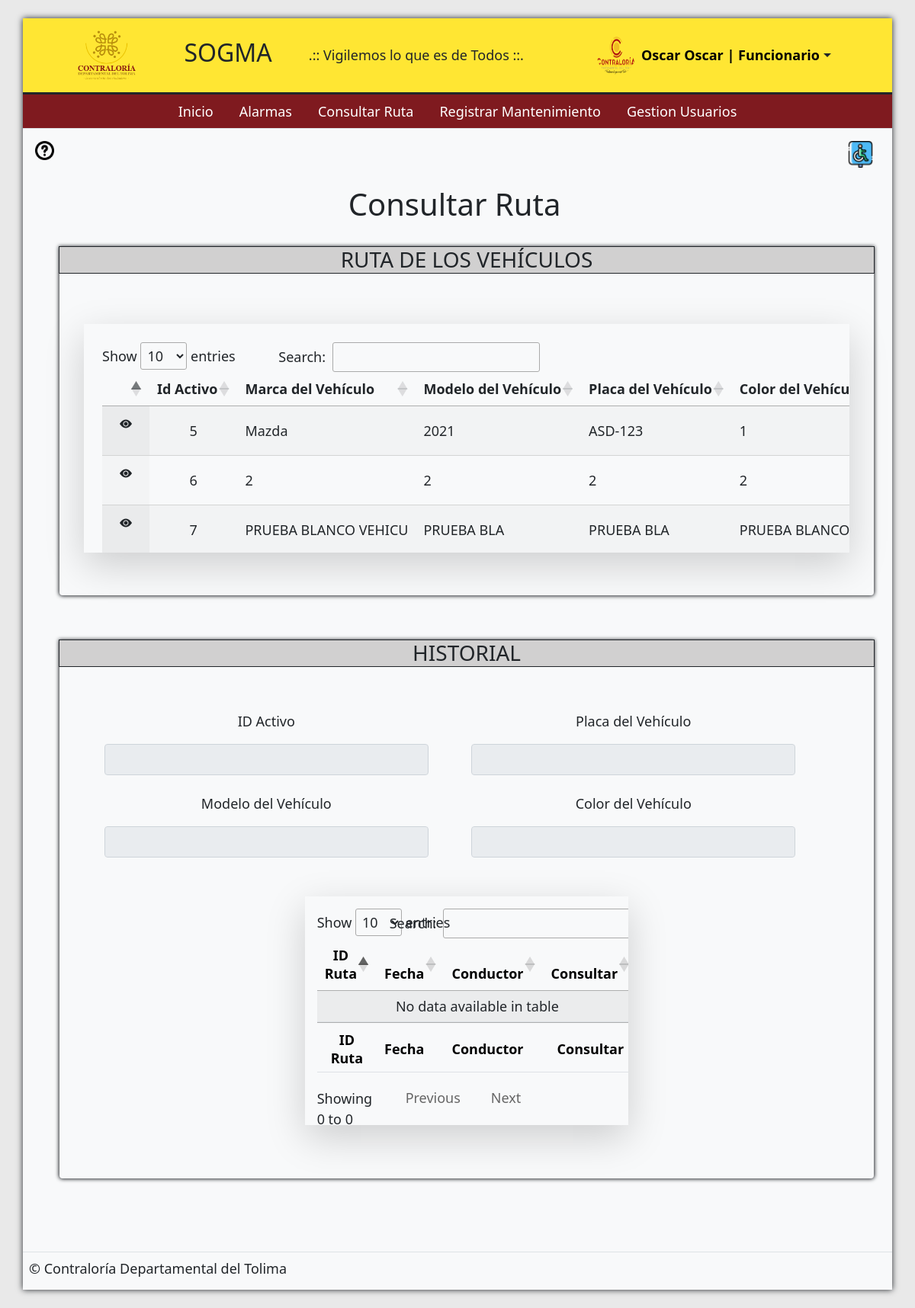
/gestionActivos/consultar/ruta/ (signed in), run on the app's committed database.
### activos/models.py (models this page shows, shortened)
class ActivoVehiculo(models.Model):
    fotoVehiculo=models.ImageField(upload_to='vehiculos', blank=True, default='vehiculos/vehiculo_default.jpg') # pip install pillow
    marcaVehiculo=models.CharField(max_length=20, verbose_name="Marca del Vehículo")
    modeloVehiculo=models.CharField(max_length=10, verbose_name="Modelo del Vehículo")
    placaVehiculo=models.CharField(max_length=10, unique=True, verbose_name="Placa del Vehículo") #Tiene campo Único
    colorVehiculo=models.CharField(max_length=20, verbose_name="Color del Vehículo")
    serialVehiculo=models.CharField(max_length=50, verbose_name="Serial del Vehiculo")
    tipoCombustible=models.CharField(max_length=20, verbose_name="Tipo de Combustible")
    cantidadPasajeros=models.CharField(max_length=5, verbose_name="Cantidad de Pasajeros")
    personaEncargadaVehiculo=models.CharField(max_length=50, verbose_name="Persona a Cargo")
    class CondicionVehiculo (models.TextChoices):
        NUEVO='Nuevo', _("Nuevo")
        USADO='Usado', _("Usado")
    condicionVehiculo=models.CharField(max_length=10, choices=CondicionVehiculo.choices, default=CondicionVehiculo.NUEVO, verbose_name="Condicion del Vehículo")
    fechaIngresoVehiculo=models.DateField(verbose_name="Fecha de Ingreso", help_text="DD/MM/AAAA")
    fechaInicioSoat=models.DateField(verbose_name="Fecha Inicio Soat", help_text="DD/MM/AAAA")
    fechaFinSoat=models.DateField(verbose_name="Fecha Vencimiento Soat", help_text="DD/MM/AAAA")
    fechaInicioTecnicomecanica=models.DateField(verbose_name="Fecha Inicio Tecnicomecanica", help_text="DD/MM/AAAA")
    fechaVencimientoTecnicomecanica=models.DateField(verbose_name="Fecha Vencimiento Tecnicomecanica", help_text="DD/MM/AAAA")
    class EstadoVehiculo(models.TextChoices):
        ACTIVO='Activo', _("Activo")
        INACTIVO='Inactivo', _("Inactivo")
    estadoVehiculo=models.CharField(max_length=10, choices=EstadoVehiculo.choices, default=EstadoVehiculo.ACTIVO, verbose_name="Estado")

### gestionActivos/views.py (the view)
# urls.py: path('consultar/ruta/',consultar_ruta, name="consultar-ruta"),
@login_required(login_url='login')
@permission_required('gestionActivos.view_detalleruta')
def consultar_ruta(request):
    titulo='Consultar-Ruta'
    extintores= ActivoExtintor.objects.all()
    vehiculos=ActivoVehiculo.objects.all()
    equipos=ActivoEquipoOficina.objects.all()
    rutas=GenerarRuta.objects.all()
    vehiculo=None
    if request.method == "POST" and 'editar-vehiculo' in request.POST:
        vehiculo = ActivoVehiculo.objects.get(id=int(request.POST['pk_vehiculo']))
    context={
        'titulo':titulo,
        'extintores':extintores,
        'vehiculos':vehiculos,
        'vehiculo':vehiculo,
        'equipos':equipos,
        'rutas':rutas,
    }
    return render (request, 'gestionActivos/consultarRuta.html', context)

### main/context_processors.py (called while the page is built)
def sesion(request):
    usuario_actual=request.user
    image_user=r"media/usuarios/default.png"
    usuario=None
    if request.user.is_authenticated:
        if Usuario.objects.filter(user_id=usuario_actual.id):
            image_user=Usuario.objects.get(user_id=usuario_actual.id).foto.url
            usuario=Usuario.objects.get(user_id=usuario_actual.id)
    context={
        'usuario_actual':usuario_actual,
        'image_user':image_user,
        'usuario':usuario
    }
    return context

### main/templates/gestionActivos/consultarRuta.html (shortened to what this page needs)
{% extends 'partials/body.html' %}
{% load static %}
{% load crispy_forms_tags %}
{% block menu %}
{% include 'partials/nav.html' %}
{% endblock menu %}
{% block contenido %}
<div id="div-caja3" class="container p-3 d-flex
    justify-content-center pe-4 pt-0 mt-0 w-100">
    <form action="" method="POST" id="div-cajas" class="container p-3 my-4 mt-0
        pb-4">
        <div class="text-center p-2 w-100">
            <h1>Consultar Ruta</h1>
        </div>
        <div class="m-3 rounded-bottom w-100" style="box-shadow:
            0px 0px 5px 1px;">
            <div class="w-100" style="box-shadow: 0px 0px 0px 1px; background-color: rgb(209,
                208, 208);">
                <h3 style="text-align: center;">RUTA DE LOS VEHÍCULOS</h3>
            </div>
            <br>
            <div class="d-flex flex-column w-100 pe-3">
                <div class="d-flex justify-content-center pb-4 mb-4 m-2 w-100
                    p-3">
                    <div class="overflow-auto shadow-lg p-4
                        height-config-tabla1 m-2 w-100" style="height: 300px;">
                        <table id="example" class="table-striped display
                            nowrap mitexto" style="font-size: 18px;">
                            <thead>
                                <tr>
                                    <th></th>
                                    <th>Id Activo</th>
                                    <th>Marca del Vehículo</th>
                                    <th>Modelo del Vehículo</th>
                                    <th>Placa del Vehículo</th>
                                    <th>Color del Vehículo</th>
                                </tr>
                            </thead>
                            <tbody>
                                {% for vehiculo in vehiculos %}
                                <tr>
                                    <td>
                                        <form action="" method="POST"
                                            class="col-4">
                                            <button class="btn btn-block"
                                                onClick="editarVehiculo()"
                                                name="editar-vehiculo">
                                                <i class="bi bi-eye-fill"></i>
                                            </button>
                                        </form>
                                    </td>
                                    <td class="text-center">{{vehiculo.id}}</td>
                                    <td>{{vehiculo.marcaVehiculo}}</td>
                                    <td>{{vehiculo.modeloVehiculo}}</td>
                                    <td>{{vehiculo.placaVehiculo}}</td>
                                    <td>{{vehiculo.colorVehiculo}}</td>
                                </tr>
                                {% endfor %}
                            </tbody>
                        </table>
                    </div>
                </div>
            </div>
        </div>
        <br>
        <div class="m-3 rounded-bottom w-100" style="box-shadow: 0px 0px 5px 1px;">
            <div class="w-100">
                <div class="w-100" style="box-shadow: 0px 0px 0px 1px; background-color:
                    rgb(209, 208, 208);">
                    <h3 style="text-align: center;">HISTORIAL</h3>
                </div>
                <br>
                <div class="p-3 div-cajas2 w-100">
                    <div class="text-center w-100">
                        <div class="d-inline-block width-20 ms-1 me-5">
                            <label for="basic-url" class="form-label w-75 p-2">ID
                                Activo</label>
                            <div class="input-group mb-3 w-100">
                                <input type="text" class="form-control text-center mitexto" style="font-size: 18px;" disabled
                                    id="" value="{{vehiculo.id}}"
                                    aria-describedby="basic-addon3">
                            </div>
                        </div>
                        <div class="d-inline-block width-20 ms-1 me-5">
                            <label for="basic-url" class="form-label w-75 p-2">Placa
                                del Vehículo</label>
                            <div class="input-group mb-3 w-100">
                                <input type="text" class="form-control text-center mitexto" style="font-size: 18px;" disabled
                                    id="" value="{{vehiculo.placaVehiculo}}"
                                    aria-describedby="basic-addon3">
                            </div>
                        </div>
                        <div class="d-inline-block width-20 ms-1 me-5">
                            <label for="basic-url" class="form-label w-75 p-2">Modelo
                                del Vehículo</label>
                            <div class="input-group mb-3 w-100">
                                <input type="text" class="form-control text-center mitexto" style="font-size: 18px;" disabled
                                    id="" value="{{vehiculo.modeloVehiculo}}"
                                    aria-describedby="basic-addon3">
                            </div>
                        </div>
                        <div class="d-inline-block width-20 ms-1 me-5">
                            <label for="basic-url" class="form-label w-75 p-2">Color
                                del Vehículo</label>
                            <div class="input-group mb-3 w-100">
                                <input type="text" class="form-control text-center mitexto" style="font-size: 18px;" disabled
                                    id="" value="{{vehiculo.colorVehiculo}}"
                                    aria-describedby="basic-addon3">
                            </div>
                        </div>
                    </div>
                    <br>
                    <div class="mt-2 w-100 d-flex
                        justify-content-center">
                        <div class="shadow-lg tabla-historial p-3
                            overflow-auto" style="height:
                            300px;">
                            <table id="example2" class="table
                                table-striped mitexto" style="font-size: 18px;">
                                <thead>
                                    <tr>
                                        <th class="text-center">ID
                                            Ruta</th>
                                        <th>Fecha</th>
                                        <th>Conductor</th>
                                        <th class="text-center">Consultar</th>
                                    </tr>
                                </thead>
                                <tbody>
                                </tbody>
                                <tfoot>
                                    <tr>
                                        <th class="text-center">ID
                                            Ruta</th>
                                        <th>Fecha</th>
                                        <th>Conductor</th>
                                        <th class="text-center">Consultar</th>
                                    </tr>
                                </tfoot>
                            </table>
                        </div>
                    </div>
                </div>
            </div>
            <br>
            <br>
        </div>
    </form>
</div>
{% endblock contenido %}

### main/templates/partials/header.html (shortened to what this page needs)
{% load static %}
<header id="bar-header"
    class="border-bottom border-3 border-dark d-flex flex-wrap
    align-items-center justify-content-center
    py-3 border-bottom mitexto" style="font-size: 18px;">
    <div class="d-flex align-items-center img-contraloria">
        <a href="" class="d-flex align-items-center mb-2 mb-md-0
            text-dark text-decoration-none">
            <img class="w-50 ms-3" src="{% static 'img/nuevo_logo_contraloria.png' %}"
                alt="">
        </a>
        <h2 class="ps-1 fs-2">SOGMA</h2>
    </div>
    <span class="ps-5 slogan">.:: Vigilemos lo que es de Todos ::.</span>
    {% if user.is_authenticated %}
    <div class="dropdown d-flex align-items-end ms-5 me-4 ps-5
        icono-login">
        <a href="#" class="d-flex align-items-center link-dark
            text-decoration-none dropdown-toggle" id="dropdownUser2"
            data-bs-toggle="dropdown" aria-expanded="false">
            <div class="image">
                    <img src="{{MEDIA_URL}}{{image_user}}" alt="user Image"
                    width="50"
                    height="50" class="rounded-circle me-2">
            </div>
            <div class="info text-black">
                <strong>{{usuario_actual.first_name}}
                    {{usuario_actual.last_name}} | {{usuario_actual.groups.all.0}}</strong>
            </div>
        </a>
    </div>
    {% endif %}
</header>

### static/css/style.css (style rules this page uses)
#bar-header { background-color: #ffe633; }
.color-bg { background-color:#e9e9e9; }
.width-20 { width: 20%; }
.height-config-tabla1 { height: 400px; }
@media (max-width:1500px) { .tabla-historial { width: 50%; } }
@media (max-width: 1200px) { #div-cajas div, .div-cajas2 div { width: 26%; } }
@media (max-width: 1200px) { #div-caja3 div { width: 41%; } }
@media (max-width: 1200px) { #bar-header { padding: 20px; display: flex; justify-content: space-between; } }
@media (max-width: 1200px) { .slogan { margin-right: 0; } }
@media (max-width: 1200px) { .tabla-historial { width: 75%; } }

### data on the page
ActivoVehiculo: id "5", marcaVehiculo "Mazda", modeloVehiculo "2021", placaVehiculo "ASD-123", colorVehiculo "1"
ActivoVehiculo: id "6", marcaVehiculo "2", modeloVehiculo "2", placaVehiculo "2", colorVehiculo "2"
ActivoVehiculo: id "7", marcaVehiculo "PRUEBA BLANCO VEHICU", modeloVehiculo "PRUEBA BLA", placaVehiculo "PRUEBA BLA", colorVehiculo "PRUEBA BLANCO…"

### other printed values
{{ usuario_actual.first_name }} "Oscar"
{{ usuario_actual.last_name }} "Oscar"
{{ usuario_actual.groups.all.0 }} "Funcionario"
